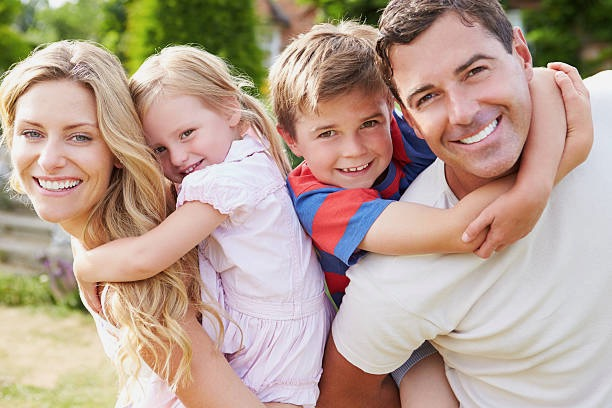
#> input picture CV_cap02/images/familia.jpg, 612 x 408 px
$ python 019-opencv-masking.py --image images/familia.jpg
#> lines starting #> are read from the running program, lines starting #| are printed output that depends on the picture; after the words box and inside, x2 and y2 are one past the last pixel; in counts of white or black regions, pixels touching at a corner belong together
# Masking

# Para executar este script:
# python 019-opencv-masking.py --image images/familia.jpg

# Imports
import numpy as np
import argparse
import cv2

# Argumentos
ap = argparse.ArgumentParser()
ap.add_argument("-i", "--image", required = True, help = "Caminho para a imagem")
args = vars(ap.parse_args())

# Carregando a imagem
image = cv2.imread(args["image"])
#> image is the input picture: shape (408, 612, 3); mean B, G, R 145.8, 160.5, 183.2
cv2.imshow("Original", image)

# O mascaramento nos permite focar apenas em partes de uma imagem que
# nos interessa. Uma máscara é do mesmo tamanho que a nossa imagem, mas tem
# apenas dois valores de pixel, 0 e 255. Pixels com um valor de 0
# são ignorados na imagem orignal e pixels com um valor de 255 podem ser mantidos.
# Por exemplo, vamos construir uma máscara com um quadrado de 150x150 no centro da imagem.
mask = np.zeros(image.shape[:2], dtype = "uint8")
(cX, cY) = (image.shape[1] // 3, image.shape[0] // 3)
#> cX = 204; cY = 136
cv2.rectangle(mask, (cX - 75, cY - 75), (cX + 75 , cY + 75), 255, -1)
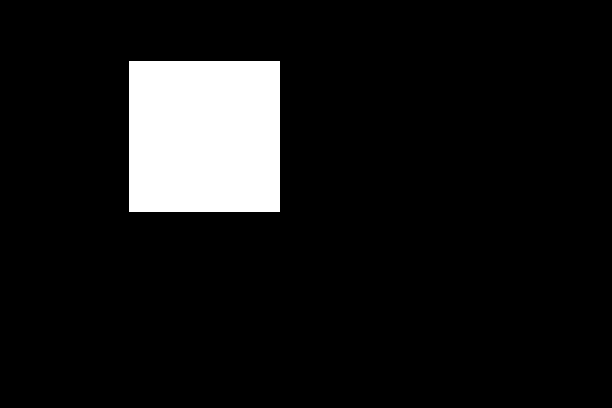
#> mask: shape (408, 612); 9.1% white; 1 white region, box (x1, y1, x2, y2) and area: (129, 61, 280, 212) 22801
cv2.imshow("Mask", mask)

# Aplique a máscara - observe como apenas a região retangular central é mostrada
masked = cv2.bitwise_and(image, image, mask = mask)
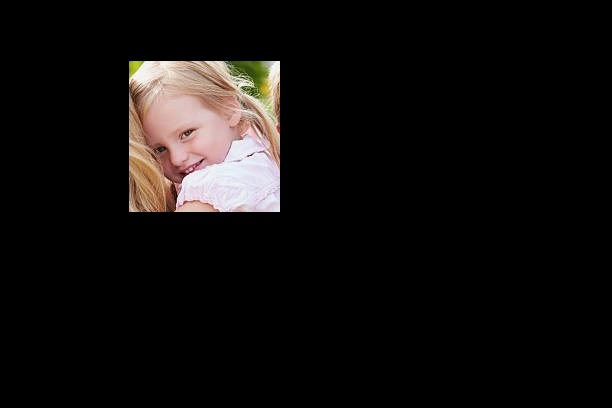
#> masked: shape (408, 612, 3); mean B, G, R 14.1, 15.3, 17.8
cv2.imshow("Mascara aplicada", masked)
cv2.waitKey(0)

# Agora, vamos fazer uma máscara circular com um raio de 100 pixels
mask = np.zeros(image.shape[:2], dtype = "uint8")
cv2.circle(mask, (cX, cY), 100, 255, -1)
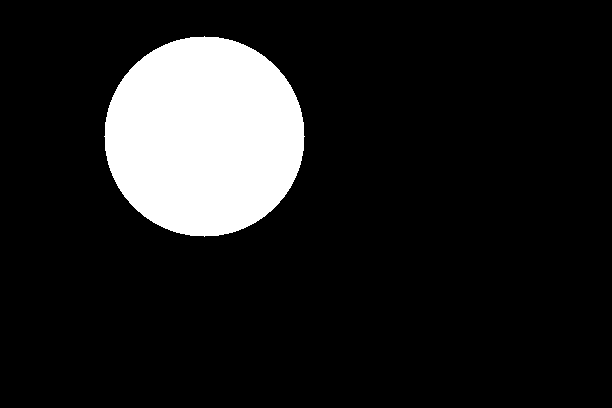
#> mask: shape (408, 612); 12.6% white; 1 white region, box (x1, y1, x2, y2) and area: (104, 36, 305, 237) 31417
masked = cv2.bitwise_and(image, image, mask = mask)
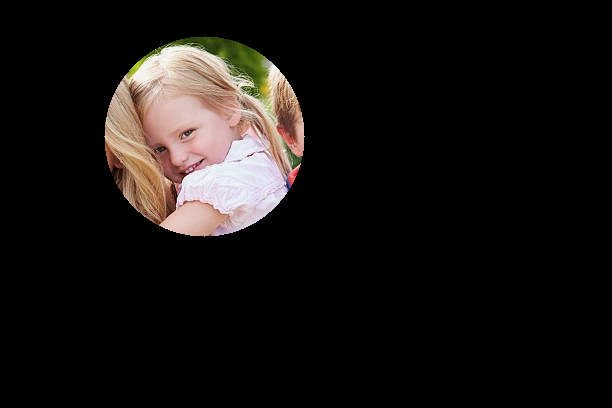
#> masked: shape (408, 612, 3); mean B, G, R 18.3, 20.2, 23.6
cv2.imshow("Mask", mask)
cv2.imshow("Mascara aplicada", masked)
cv2.waitKey(0)

$ run again, with CV_cap02/images/cafe.jpg copied over CV_cap02/images/familia.jpg
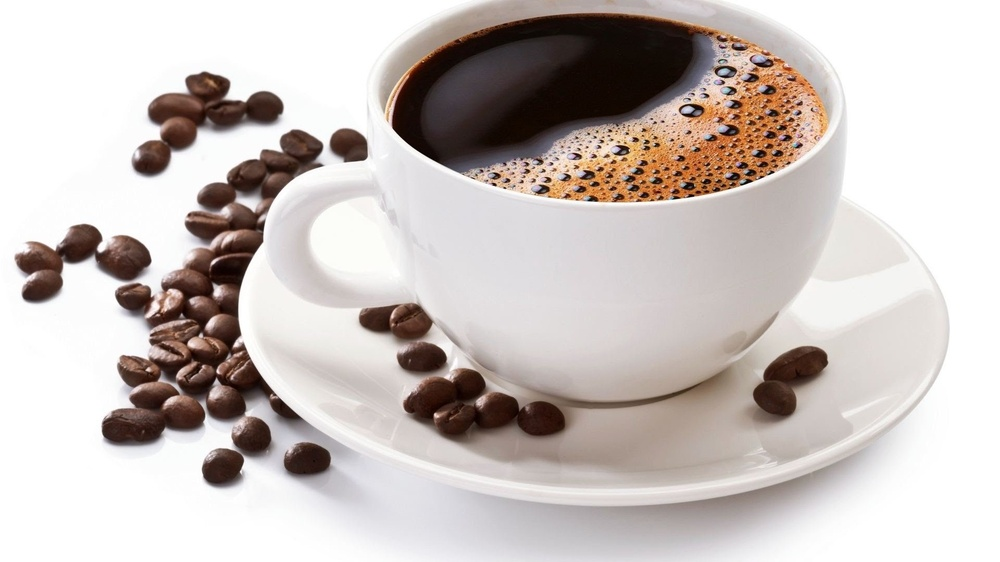
#> input picture CV_cap02/images/cafe.jpg, 1000 x 562 px, shrunk from 1920 x 1080 before the run
#> image is the input picture: shape (562, 1000, 3); mean B, G, R 189.4, 192.8, 201.2
#> `cv2.rectangle(mask, (cX - 75, cY - 75), (cX + 75 , cY + 75), 255, -1)`:
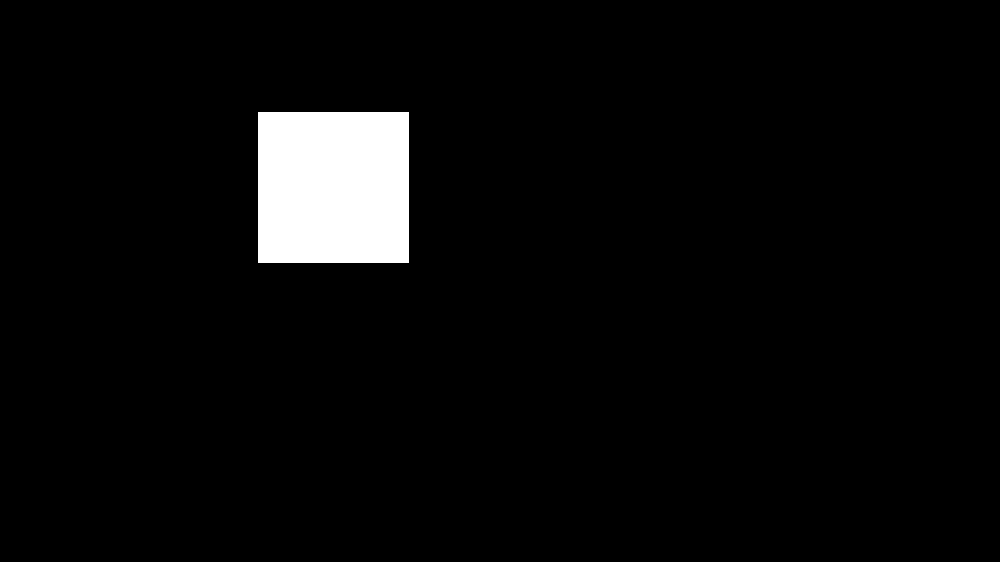
#> mask: shape (562, 1000); 4.1% white; 1 white region, box (x1, y1, x2, y2) and area: (258, 112, 409, 263) 22801
#> `cv2.circle(mask, (cX, cY), 100, 255, -1)`:
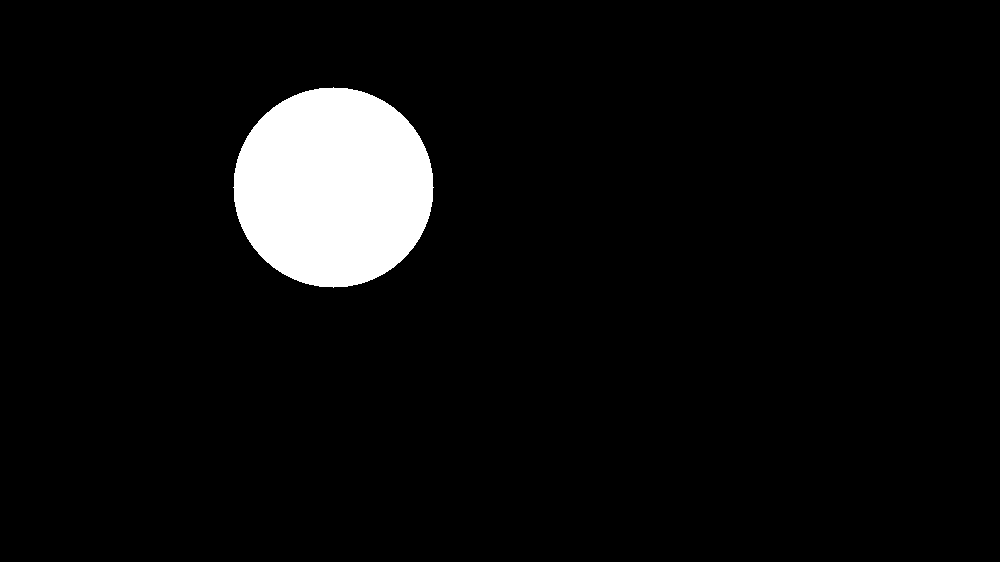
#> mask: shape (562, 1000); 5.6% white; 1 white region, box (x1, y1, x2, y2) and area: (233, 87, 434, 288) 31417

$ run again, with CV_cap02/images/cavalo.jpg copied over CV_cap02/images/familia.jpg
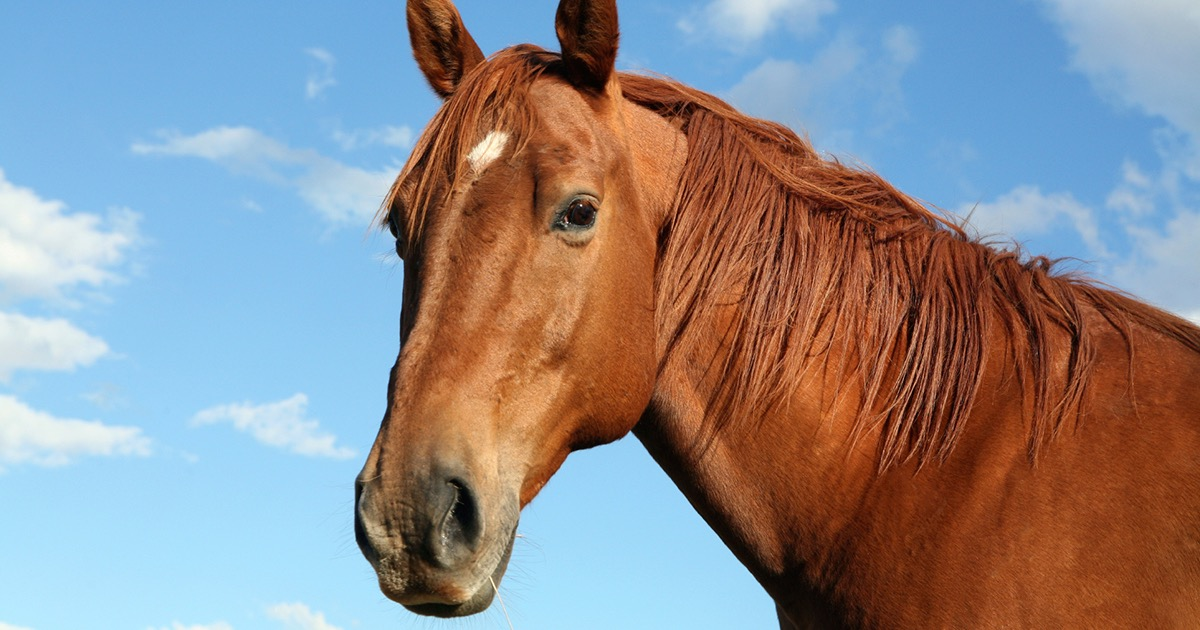
#> input picture CV_cap02/images/cavalo.jpg, 1200 x 630 px
#> image is the input picture: shape (630, 1200, 3); mean B, G, R 143.7, 139.7, 142.3
#> `cv2.rectangle(mask, (cX - 75, cY - 75), (cX + 75 , cY + 75), 255, -1)`:
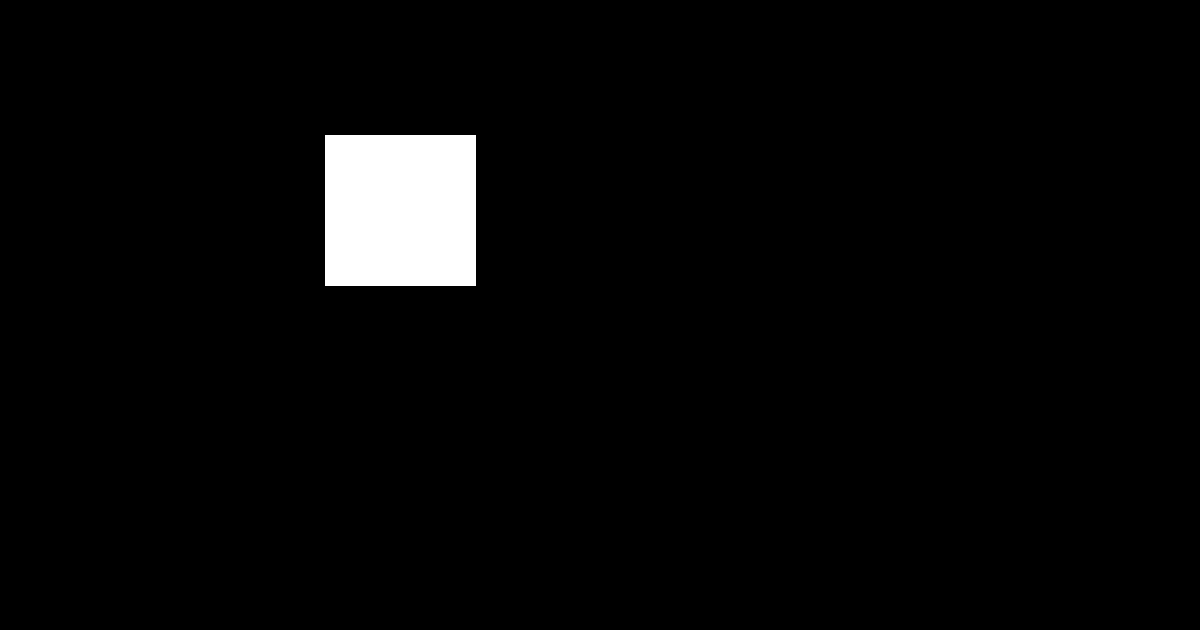
#> mask: shape (630, 1200); 3% white; 1 white region, box (x1, y1, x2, y2) and area: (325, 135, 476, 286) 22801
#> `cv2.circle(mask, (cX, cY), 100, 255, -1)`:
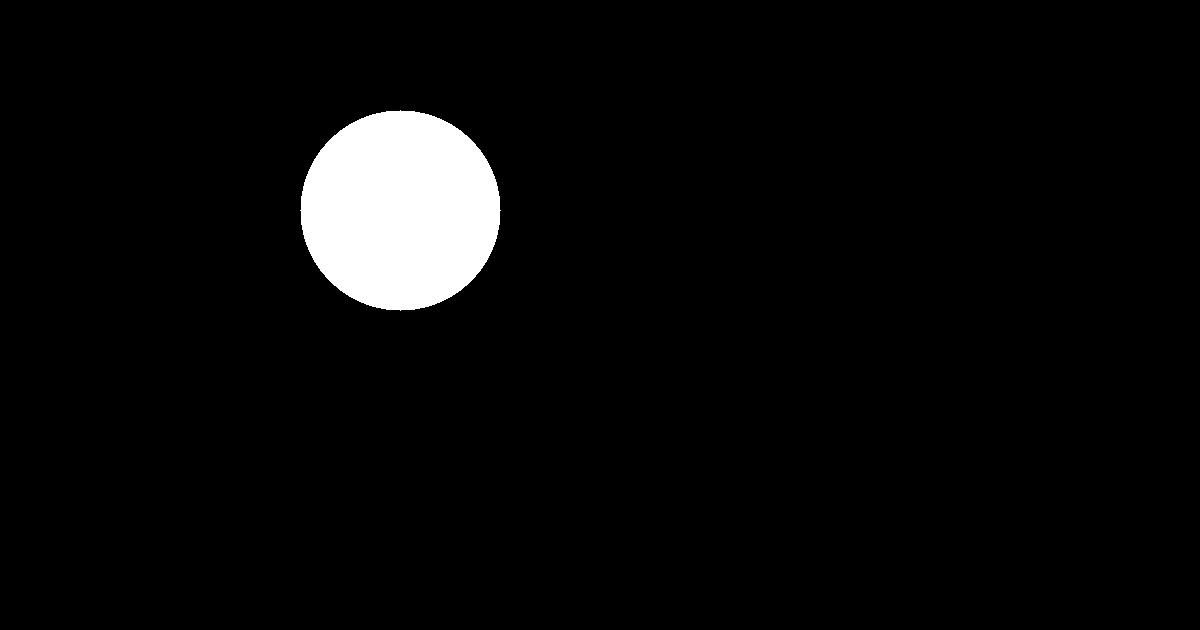
#> mask: shape (630, 1200); 4.2% white; 1 white region, box (x1, y1, x2, y2) and area: (300, 110, 501, 311) 31417

$ run again, with CV_cap02/images/estrada.jpg copied over CV_cap02/images/familia.jpg
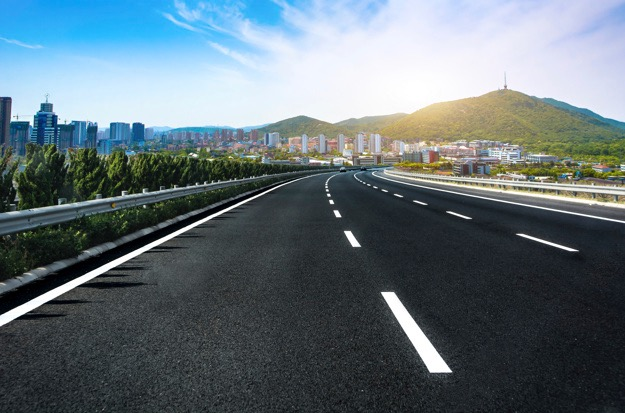
#> input picture CV_cap02/images/estrada.jpg, 625 x 413 px
#> image is the input picture: shape (413, 625, 3); mean B, G, R 119.3, 112.5, 98.2
#> `cv2.rectangle(mask, (cX - 75, cY - 75), (cX + 75 , cY + 75), 255, -1)`:
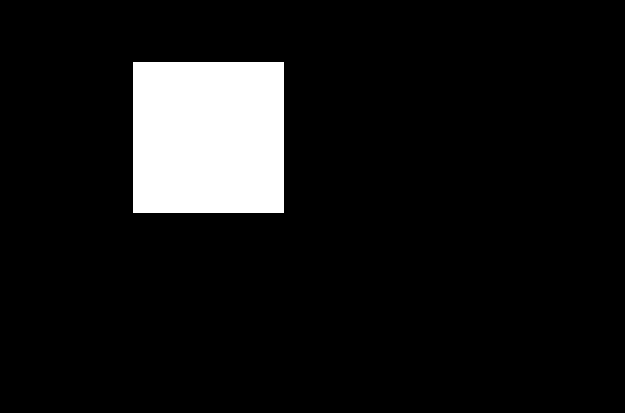
#> mask: shape (413, 625); 8.8% white; 1 white region, box (x1, y1, x2, y2) and area: (133, 62, 284, 213) 22801
#> `masked = cv2.bitwise_and(image, image, mask = mask)`:
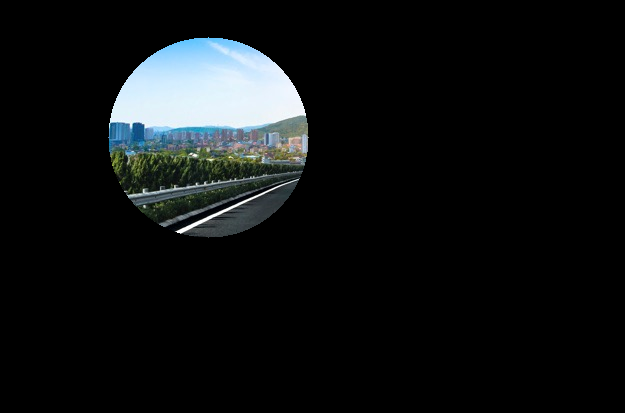
#> masked: shape (413, 625, 3); mean B, G, R 18.9, 18.2, 15.7
